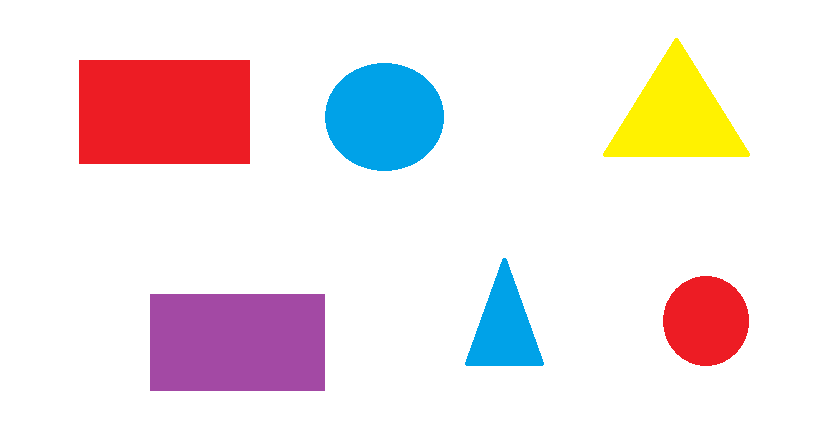
#> input picture resource/shapes.png, 822 x 422 px
$ python contor.py
#> lines starting #> are read from the running program, lines starting #| are printed output that depends on the picture; after the words box and inside, x2 and y2 are one past the last pixel; in counts of white or black regions, pixels touching at a corner belong together
import cv2
import matplotlib.pyplot as plt

def getContours(img):
    imgray = cv2.cvtColor(img,cv2.COLOR_BGR2GRAY)
    ret,thresh = cv2.threshold(imgray,127,255,0)
    contours, hierarchy = cv2.findContours(thresh,cv2.RETR_TREE,cv2.CHAIN_APPROX_SIMPLE)
    for cnt in contours:
        M = cv2.moments(cnt)
        print (M)
        # for this point, we will get the centroid of that contour
        cx = int(M['m10']/M['m00'])
        cy = int(M['m01']/M['m00'])
        # get the contour area
        area = cv2.contourArea(cnt)
        # get the contour perimeter
        perimeter = cv2.arcLength(cnt,True)
    img = cv2.drawContours(imgray, contours, -1, (0,255,0),8)
    return img
# load image
img = cv2.imread("resource/shapes.png")
#> img is the input picture: shape (422, 822, 3); mean B, G, R 227.8, 226.2, 238.5
img = cv2.resize(img,(500,500))
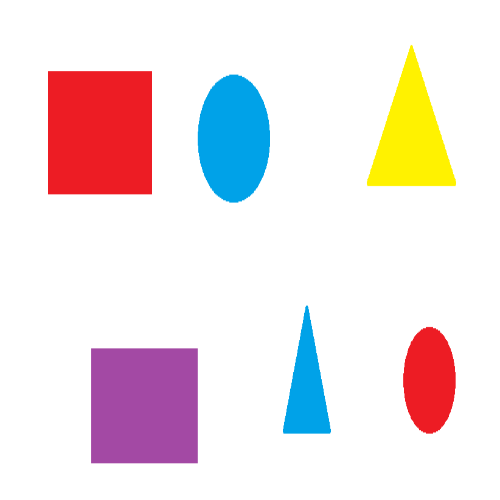
#> img: shape (500, 500, 3); mean B, G, R 227.8, 226.2, 238.5

rImg = getContours(img)
#> in getContours, `imgray = cv2.cvtColor(img,cv2.COLOR_BGR2GRAY)`:
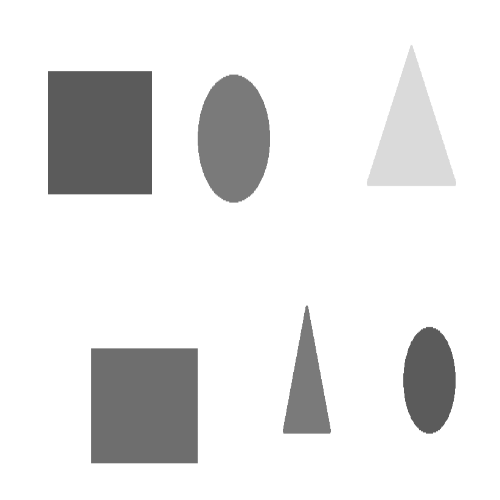
#> imgray: shape (500, 500); min 91, max 255, mean 230
#> in getContours, `ret,thresh = cv2.threshold(imgray,127,255,0)`:
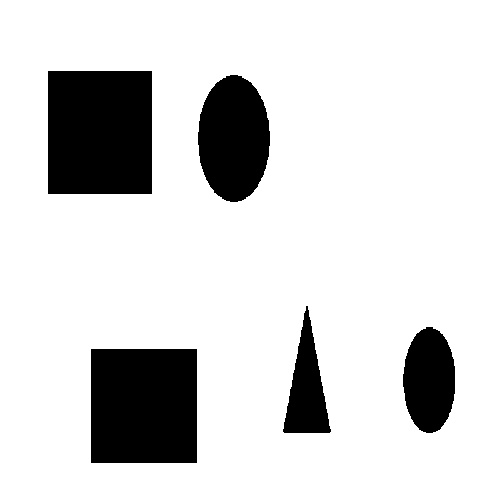
#> thresh: shape (500, 500); 84.2% white; 5 black regions
#> in getContours, `contours, hierarchy = cv2.findContours(thresh,cv2.RETR_TREE,cv2.CHAIN_..`: contours = 6 contours; box (x1, y1, x2, y2) and area: (0, 0, 500, 500) 249001, (47, 70, 153, 195) 13018, (90, 348, 198, 464) 12303, (197, 74, 271, 203) 7278, (402, 326, 456, 434) 4434, (282, 305, 332, 434) 3315
#> the loop in getContours, `for cnt in contours:` made 6 passes
#> (cx, cy, area, perimeter) on passes 2 to 6: (143, 405, 12303, 441.7), (428, 379, 4434.5, 274.9), (306, 388, 3315, 323.5), (233, 138, 7278.5, 341.7), (99, 132, 13018, 455.7)
#> (cnt, cx, cy, area, perimeter) on pass 1: ([[0, 0], [0, 499], [499, 499], [499, 0]], 249, 249, 249001, 1996)
#> (printed output is left out)
#> in getContours, `img = cv2.drawContours(imgray, contours, -1, (0,255,0),8)`:
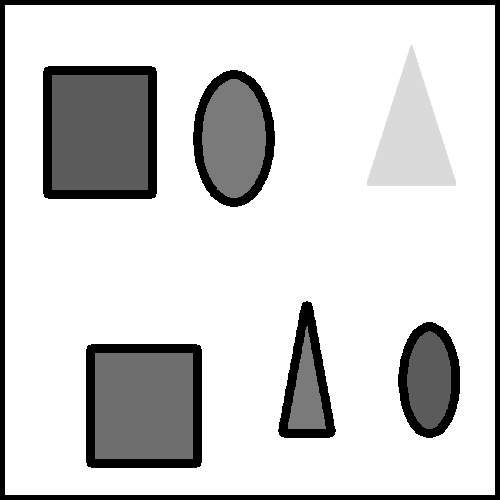
#> img: shape (500, 500); min 0, max 255, mean 208

images =[rImg]
titles=["Contour"]
# View images
col = 3
if len(images)>col:
    row = round(len(images)/col)
else:
    row = 1
for i in range(len(images)):
    plt.subplot(row,col,i+1)
    plt.imshow(images[i], cmap='gray', vmin=0, vmax=255)
    plt.title(titles[i])
#> this loop made 1 pass
plt.show()
